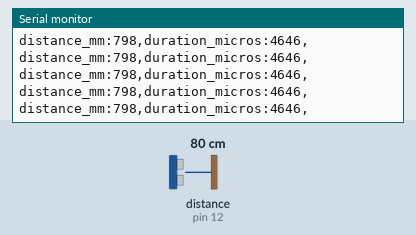
The sketch below on a simulated Arduino Uno, built with avr-gcc and run on an emulated ATmega328P. On the bench: the last lines printed to the serial monitor. Wiring (inferred from the names in the program): ultrasonic range finder: trigger pin 13; echo pin 12. Inputs (shaded band) come from the test bench; at power-on: distance to the obstacle (sensor on pin 12) 80 cm. The echo pulse lasts 58.3 µs per cm.

Above: at 1.2 s.
1.3 s: distance to the obstacle (sensor on pin 12) set to 4 cm
At 1.35 s:
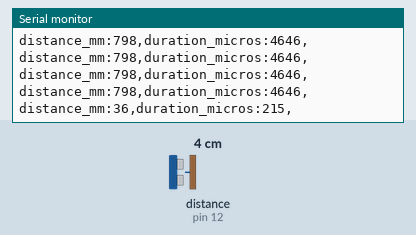
4.3 s: distance to the obstacle (sensor on pin 12) set to 2 cm
At 4.33 s:
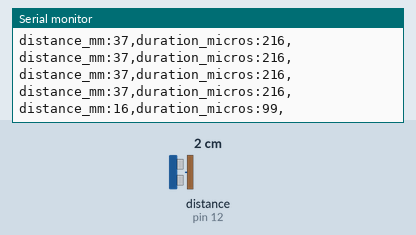
7.3 s: distance to the obstacle (sensor on pin 12) set to 9 cm
At 7.3 s:
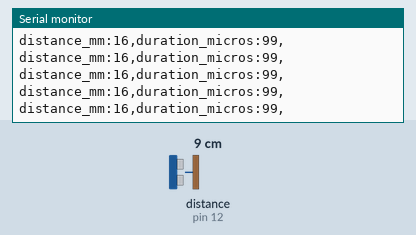
10.3 s: distance to the obstacle (sensor on pin 12) set to 60 cm
At 10.34 s:
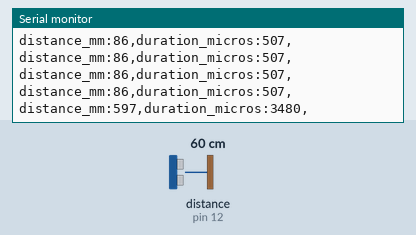
16.3 s: distance to the obstacle (sensor on pin 12) set to 35 cm
At 16.3 s:
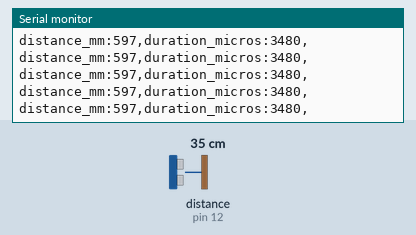
19.3 s: distance to the obstacle (sensor on pin 12) set to 18 cm
At 19.33 s:
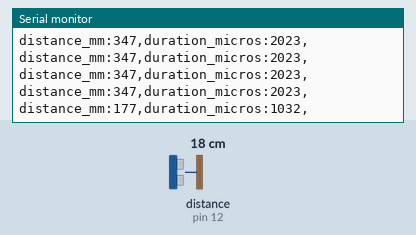
Timing chart, 0 to 22.3 s (numbered marks = the images above; inputs shaded):
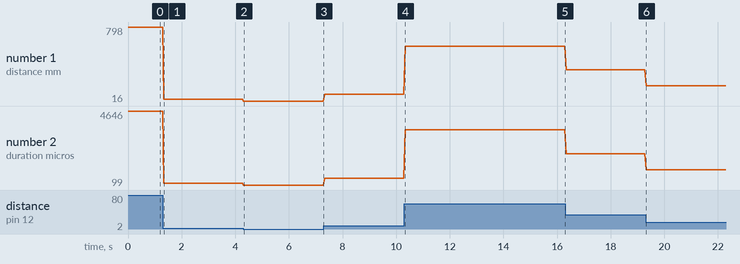

The sketch:

ultrasonic_setup.ino
```cpp
#define trigPin 13
#define echoPin 12


void setup() {
  // put your setup code here, to run once:
  Serial.begin(9600);
  pinMode(trigPin, OUTPUT);
  pinMode(echoPin, INPUT);
}

void loop() {
  // put your main code here, to run repeatedly:
  long duration, distance;

  digitalWrite(trigPin, LOW);
  delayMicroseconds(2);
  digitalWrite(trigPin, HIGH);
  delayMicroseconds(10);
  digitalWrite(trigPin, LOW);
  duration = pulseIn(echoPin, HIGH);
  // convert distance to mm
  distance = duration/2/2.91;

  Serial.print("distance_mm:");
  Serial.print(distance);
  Serial.print(",duration_micros:");
  Serial.print(duration);
  Serial.print(",");
  Serial.println();

  delay(50);
}
```

Measured:
- after the input at 1.3 s, the serial monitor: prints a new line at once (image 1)
- after the input at 4.3 s, the serial monitor: prints a new line at once (image 2)
- after the input at 10.3 s, the serial monitor: prints a new line at once (image 4)
- after the input at 19.3 s, the serial monitor: prints a new line at once (image 6)
- plotted number 1: 798 → 37 after the input at 1.3 s, 37 → 16 after the input at 4.3 s, 16 → 86 after the input at 7.3 s, 86 → 597 after the input at 10.3 s, 597 → 347 after the input at 16.3 s
- plotted number 2: 4646 → 216 after the input at 1.3 s, 216 → 99 after the input at 4.3 s, 99 → 507 after the input at 7.3 s, 507 → 3480 after the input at 10.3 s, 3480 → 2023 after the input at 16.3 s
